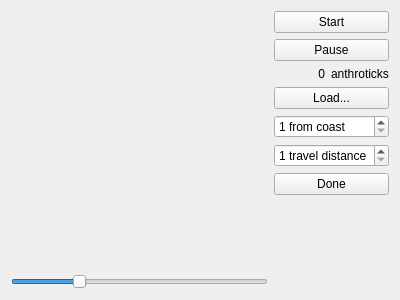
<?xml version="1.0" encoding="UTF-8"?>
<ui version="4.0">
 <class>Form</class>
 <widget class="QWidget" name="Form">
  <property name="geometry">
   <rect>
    <x>0</x>
    <y>0</y>
    <width>400</width>
    <height>300</height>
   </rect>
  </property>
  <property name="windowTitle">
   <string>Form</string>
  </property>
  <layout class="QHBoxLayout" name="horizontalLayout">
   <item>
    <layout class="QVBoxLayout" name="verticalLayout_2">
     <property name="bottomMargin">
      <number>0</number>
     </property>
     <item>
      <widget class="QWidget" name="content" native="true">
       <property name="sizePolicy">
        <sizepolicy hsizetype="Expanding" vsizetype="MinimumExpanding">
         <horstretch>0</horstretch>
         <verstretch>0</verstretch>
        </sizepolicy>
       </property>
      </widget>
     </item>
     <item>
      <layout class="QHBoxLayout" name="horizontalLayout_3">
       <item>
        <widget class="QSlider" name="rotate">
         <property name="layoutDirection">
          <enum>Qt::LeftToRight</enum>
         </property>
         <property name="minimum">
          <number>-180</number>
         </property>
         <property name="maximum">
          <number>180</number>
         </property>
         <property name="pageStep">
          <number>45</number>
         </property>
         <property name="value">
          <number>-90</number>
         </property>
         <property name="orientation">
          <enum>Qt::Horizontal</enum>
         </property>
         <property name="invertedAppearance">
          <bool>false</bool>
         </property>
         <property name="invertedControls">
          <bool>false</bool>
         </property>
         <property name="tickPosition">
          <enum>QSlider::NoTicks</enum>
         </property>
        </widget>
       </item>
      </layout>
     </item>
    </layout>
   </item>
   <item>
    <layout class="QVBoxLayout" name="verticalLayout">
     <property name="sizeConstraint">
      <enum>QLayout::SetFixedSize</enum>
     </property>
     <item>
      <widget class="QPushButton" name="start">
       <property name="text">
        <string>Start</string>
       </property>
      </widget>
     </item>
     <item>
      <widget class="QPushButton" name="pause">
       <property name="text">
        <string>Pause</string>
       </property>
      </widget>
     </item>
     <item>
      <layout class="QHBoxLayout" name="horizontalLayout_2">
       <item>
        <widget class="QLabel" name="ticks">
         <property name="text">
          <string>0</string>
         </property>
         <property name="alignment">
          <set>Qt::AlignRight|Qt::AlignTrailing|Qt::AlignVCenter</set>
         </property>
        </widget>
       </item>
       <item>
        <widget class="QLabel" name="label_2">
         <property name="text">
          <string>anthroticks</string>
         </property>
        </widget>
       </item>
      </layout>
     </item>
     <item>
      <widget class="QPushButton" name="load">
       <property name="text">
        <string>Load...</string>
       </property>
      </widget>
     </item>
     <item>
      <widget class="QSpinBox" name="coastprox">
       <property name="suffix">
        <string> from coast</string>
       </property>
       <property name="minimum">
        <number>1</number>
       </property>
       <property name="maximum">
        <number>5</number>
       </property>
       <property name="singleStep">
        <number>1</number>
       </property>
       <property name="value">
        <number>1</number>
       </property>
      </widget>
     </item>
     <item>
      <widget class="QSpinBox" name="range">
       <property name="suffix">
        <string> travel distance</string>
       </property>
       <property name="minimum">
        <number>1</number>
       </property>
       <property name="maximum">
        <number>9</number>
       </property>
       <property name="singleStep">
        <number>1</number>
       </property>
       <property name="value">
        <number>1</number>
       </property>
      </widget>
     </item>
     <item>
      <widget class="QPushButton" name="done">
       <property name="text">
        <string>Done</string>
       </property>
      </widget>
     </item>
     <item>
      <spacer name="verticalSpacer">
       <property name="orientation">
        <enum>Qt::Vertical</enum>
       </property>
       <property name="sizeHint" stdset="0">
        <size>
         <width>20</width>
         <height>40</height>
        </size>
       </property>
      </spacer>
     </item>
    </layout>
   </item>
  </layout>
 </widget>
 <resources/>
 <connections/>
</ui>
